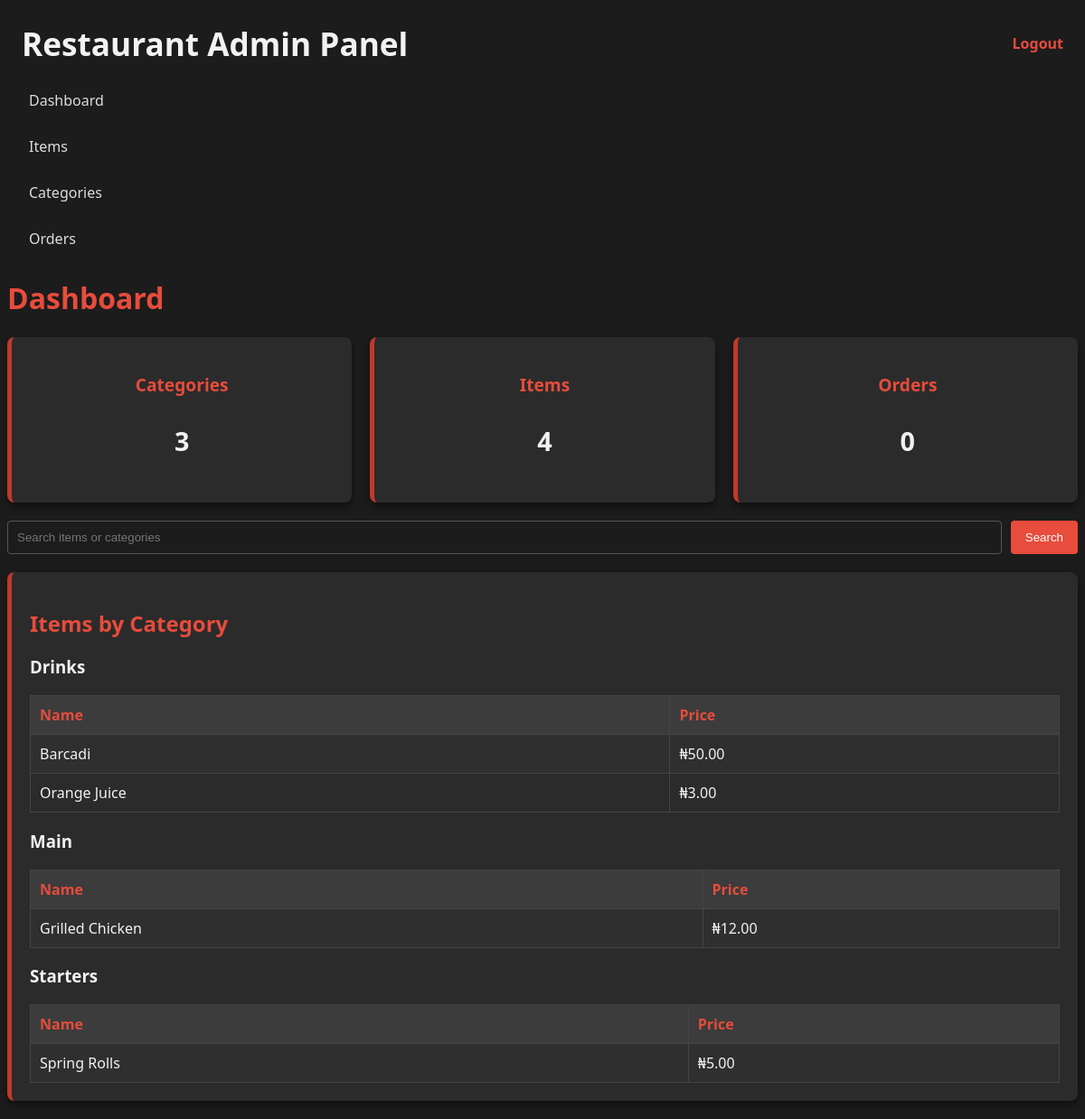
The page /public/admin/index.php (signed in) on the database as committed earlier.
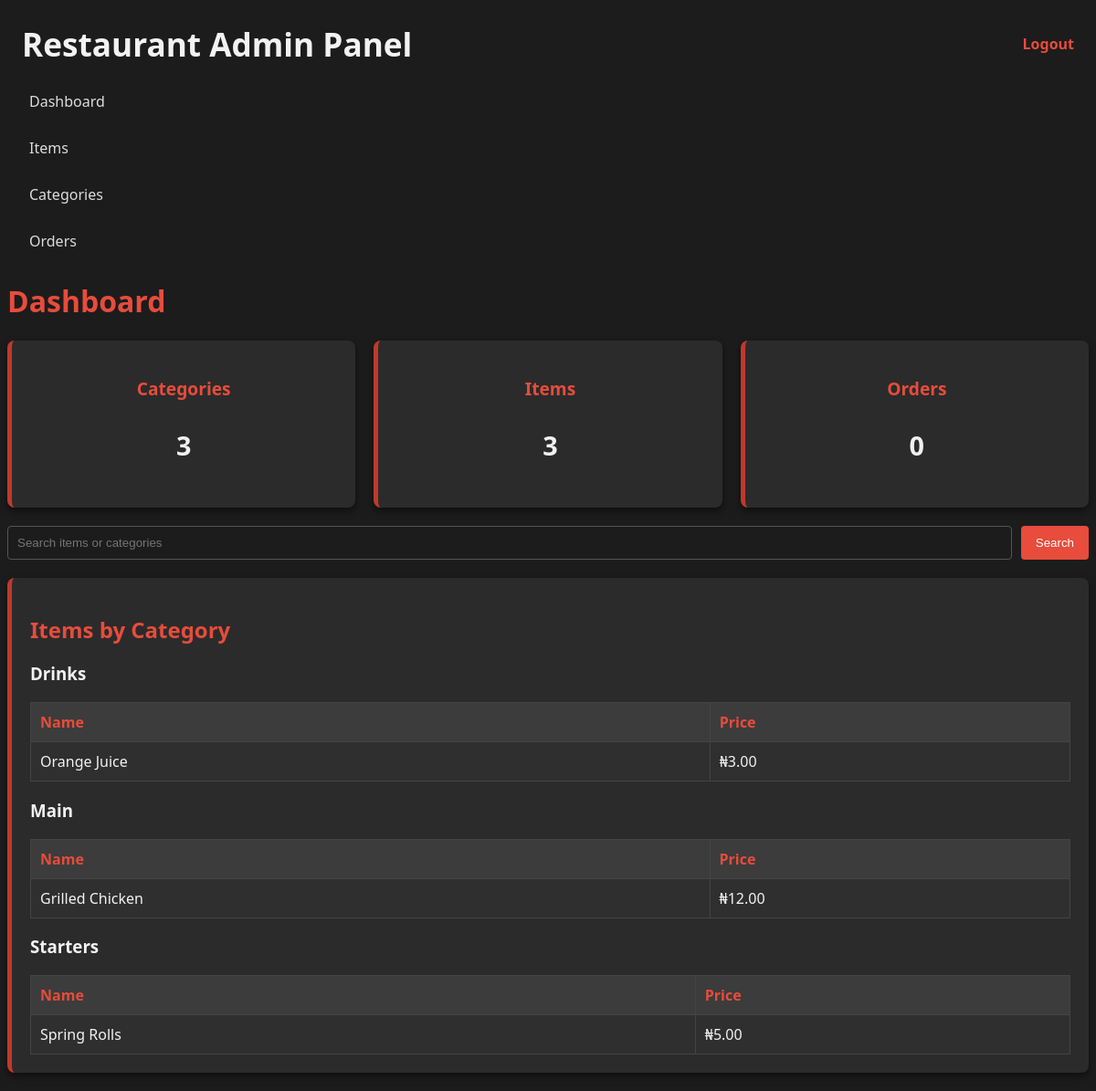
The same page on the database as committed later.
### tables this page shows
CREATE TABLE menu_items (
    id INTEGER PRIMARY KEY AUTOINCREMENT,
    category_id INTEGER,
    name TEXT NOT NULL,
    description TEXT,
    price REAL NOT NULL,
    is_available INTEGER DEFAULT 1
);

### public/admin/index.php (called while the page is built, shortened)
<?php
require __DIR__ . '/includes/header.php';
require __DIR__ . '/includes/sidebar.php';
$page = $_GET['page'] ?? 'dashboard';
require __DIR__ . "/$page.php";

### public/admin/dashboard.php (the view, shortened to what this page needs)
<?php
require __DIR__ . "/../../src/database.php";
$totalCategories = $pdo->query("SELECT COUNT(*) FROM categories")->fetchColumn();
$totalItems      = $pdo->query("SELECT COUNT(*) FROM menu_items")->fetchColumn();
$totalOrders     = $pdo->query("SELECT COUNT(*) FROM orders")->fetchColumn();
$search = trim($_GET['q'] ?? '');
$isSearch = $search !== '';
if ($isSearch) {
    $stmt = $pdo->prepare("
        SELECT m.id, m.name, m.price, c.name AS category
        FROM menu_items m
        LEFT JOIN categories c ON c.id = m.category_id
        WHERE m.name LIKE :q OR c.name LIKE :q
        ORDER BY c.name, m.name
    ");
    $stmt->execute(['q' => "%$search%"]);
    $items = $stmt->fetchAll(PDO::FETCH_ASSOC);
} else {
    $categories = $pdo->query("
        SELECT c.id, c.name
        FROM categories c
        ORDER BY c.name
    ")->fetchAll(PDO::FETCH_ASSOC);
    $itemsByCategory = [];
    foreach ($categories as $c) {
        $stmt = $pdo->prepare("
            SELECT id, name, price
            FROM menu_items
            WHERE category_id = ?
            ORDER BY name
        ");
        $stmt->execute([$c['id']]);
        $itemsByCategory[$c['name']] = $stmt->fetchAll(PDO::FETCH_ASSOC);
    }
}
?>
<div class="main-content">
    <h1 class="page-title">Dashboard</h1>
    <div class="card-stats">
        <div class="card"><h3>Categories</h3><p><?= $totalCategories ?></p></div>
        <div class="card"><h3>Items</h3><p><?= $totalItems ?></p></div>
        <div class="card"><h3>Orders</h3><p><?= $totalOrders ?></p></div>
    </div>
    <form method="GET" class="search-bar">
        <input type="text" name="q" placeholder="Search items or categories"
               value="<?= htmlspecialchars($search) ?>">
        <button>Search</button>
    </form>
    <div class="card">
        <?php if ($isSearch): ?>
            <h2>Search results for “<?= htmlspecialchars($search) ?>”</h2>
            <?php if (!$items): ?>
                <p>No results found.</p>
            <?php else: ?>
                <table class="table">
                    <tr><th>Name</th><th>Category</th><th>Price</th></tr>
                    <?php foreach ($items as $i): ?>
                        <tr>
                            <td><?= htmlspecialchars($i['name']) ?></td>
                            <td><?= htmlspecialchars($i['category']) ?></td>
                            <td>₦<?= number_format($i['price'], 2) ?></td>
                        </tr>
                    <?php endforeach; ?>
                </table>
            <?php endif; ?>
        <?php else: ?>
            <h2>Items by Category</h2>
            <?php foreach ($itemsByCategory as $categoryName => $items): ?>
                <h3><?= htmlspecialchars($categoryName) ?></h3>
                <?php if (!$items): ?>
                    <p>No items.</p>
                <?php else: ?>
                    <table class="table">
                        <tr><th>Name</th><th>Price</th></tr>
                        <?php foreach ($items as $i): ?>
                            <tr>
                                <td><?= htmlspecialchars($i['name']) ?></td>
                                <td>₦<?= number_format($i['price'], 2) ?></td>
                            </tr>
                        <?php endforeach; ?>
                    </table>
                <?php endif; ?>
            <?php endforeach; ?>
        <?php endif; ?>
    </div>
</div>

Rows that differ between the two databases and show on the page:
removed menu_items: name "Barcadi", price "50.00", shown under "Drinks"
Other text that changed with them:
$totalItems: "4" → "3"
